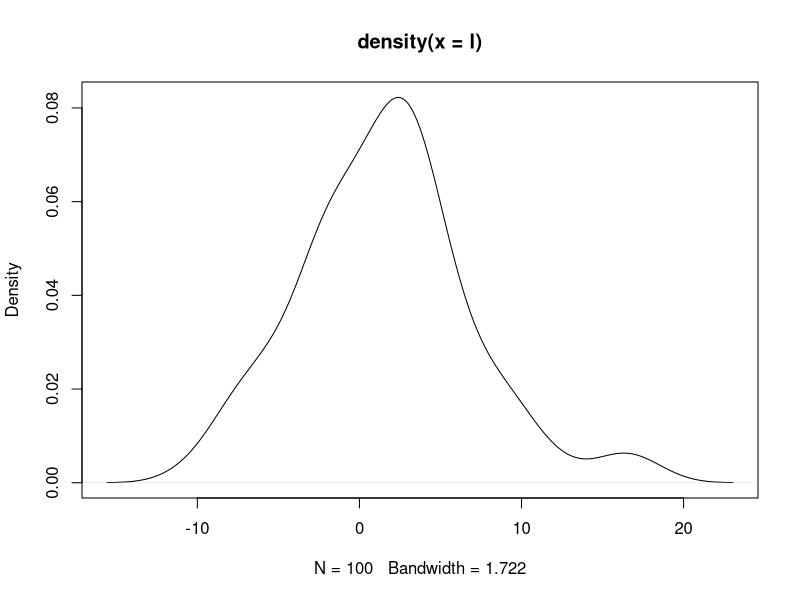

Source code (R):
## ---- chunk 1
x <- 5
y <- "scalar"

x
y
## ---- chunk 2
    df = data.frame(x = rnorm(100,0,1), y = seq(from = 1, to = 100) )
    result <- lm(y~x, data =df)
    
    result
## ---- chunk 3
    result$coeff
## ---- chunk 4
str(df)
## ---- chunk 5
x <- c(35.6, 36.1, 35.8, 37.0, 36.5, 37.2, 35.8)
str(x)
is.vector(x)
## ---- chunk 6
    a <- c(1, 2, 4, 6, 8)         
    b <- c(1, c(2, c(4, 6.8)))     # 套嵌使用
    a == b
    
    s <- c(1:10)        # 一个序列。相当于 seq(from = 1, to = 10, by= 1)
    s

    int <- c(1L, 6L, 8L)    # 产生integer类

    log <- c(T, F, F, T, T) # logical

    chr <- c("these", "are", "some", "character")
## ---- chunk 7
     f <- seq(1:10)     # 默认的increament是1,相当于 c(1:10)
     f
     
     g <- seq(from = 1, to = 10, by = 0.5)
     
     g
## ---- chunk 8
     h <- rep(5, 10)        # 单个数字的重复
     h
     
     j <- rep(c(1:3), 3)    # 重复一个序列 c(1:3)
     j
## ---- chunk 9
     k <- rnorm(100)    #default：rnorm(no, mean = 0, sd = 1)
     
     l <- rnorm(100, mean = 2, sd = 5)
     plot(density(l))
## ---- chunk 10
x <- rnorm(100)
typeof(x)
length(x)

y <- c("first", "second", "third")
typeof(y)
length(y)

z <- c(T, T, F)
typeof(z)
length(z)

w <- seq(from = 1, to = 10, by = 1)
typeof(w)
length(w)

mat <- matrix(rnorm(20), nrow = 4, ncol = 5)
typeof(mat)
length(mat)
## ---- chunk 11
u <- list(1:3, "cha", T, F, c(1, 4, 7), rep(1, 3), seq(1:5))

u
str(u)
typeof(u)
## ---- chunk 12
v <- list(list(2,4, T, "nope", seq(4:8)), rep(3:4, 2), list(T, F, "yes"))
v

str(v)
typeof(v)
